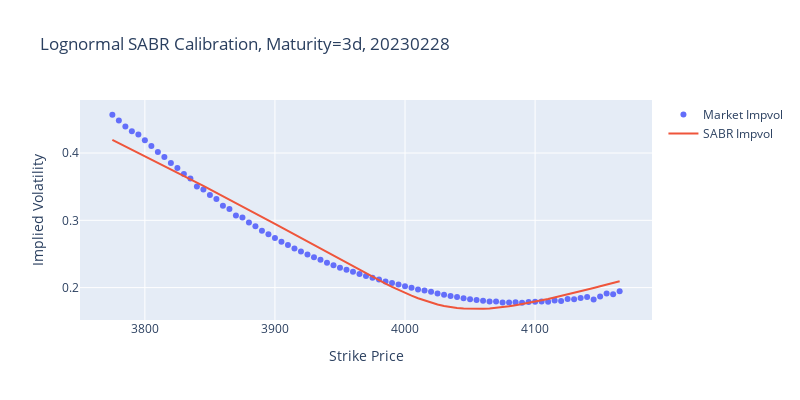
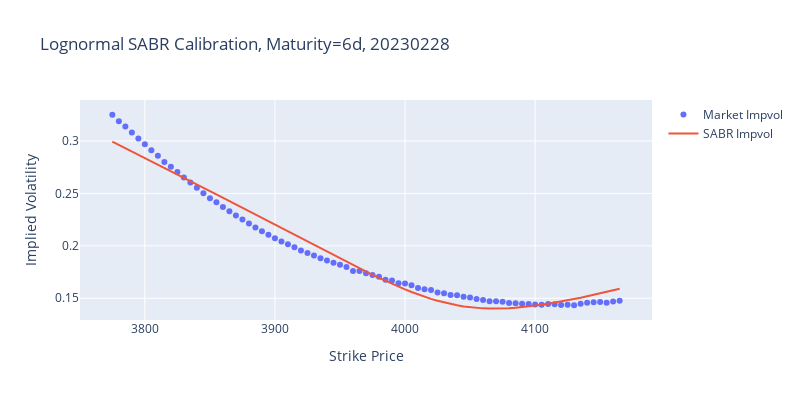
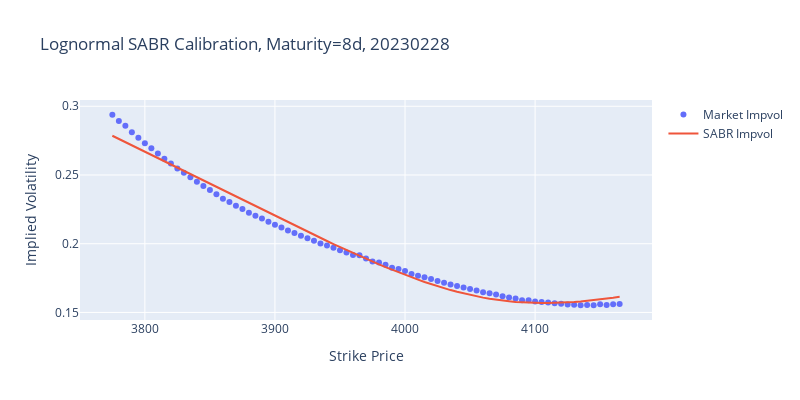
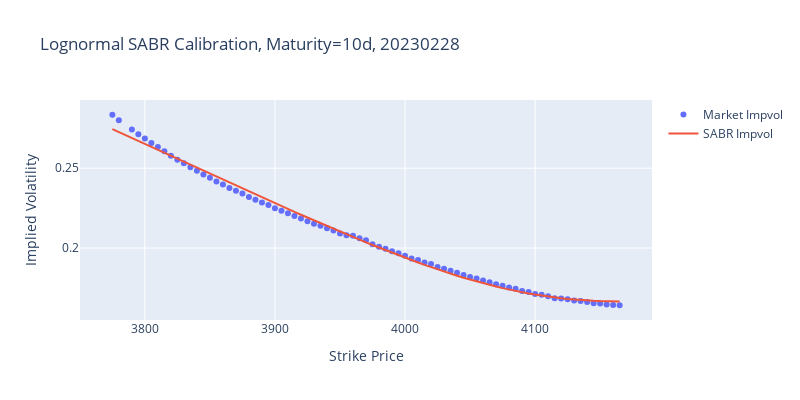

The cell these charts' notebook holds for them, in order:
### Markdown cell above
We see our optimization results are consistent with the built-in package results.

The result is also consistent with the empirical properties:
- The vol in vol parameter shows a persistent stable term structure and is monotonically decreasing with maturity

Let's check some of our fitting results on the implied volatility smile curves for near-the-money options.

### Code cell
for mat in [3,6,8,10,20,45,479]:

    sigma0, rho, volvol = param_LN.loc[mat]

    option_day_impvol = option_df.loc[option_df['Days_to_expiration'].dt.days == mat].loc[:,['strike_price', 'impl_volatility']]
    # check for near ATM options
    option_day_impvol = option_day_impvol.loc[abs(option_day_impvol['strike_price'] - SPX_price) < 0.05 * SPX_price]

    fig = go.Figure()
    fig.add_trace(go.Scatter(x=option_day_impvol['strike_price'], y=option_day_impvol['impl_volatility'], mode='markers', name='Market Impvol'))
    fig.add_trace(go.Scatter(x=option_day_impvol['strike_price'], y=sabr_lognormal_vol(option_day_impvol['strike_price'], sigma0, rho, volvol, SPX_price, mat/365), mode='lines', name='SABR Impvol'))
    fig.update_layout(title=f"Lognormal SABR Calibration, Maturity={mat}d, 20230228", xaxis_title='Strike Price', yaxis_title='Implied Volatility', width=800, height=400)

    iplot(fig)
